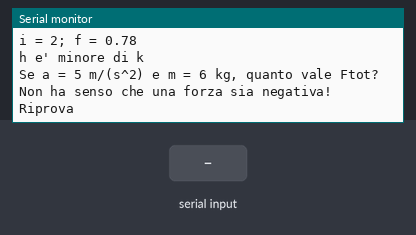
Simulated run of this sketch. Board: Arduino Uno, built with avr-gcc and run on an emulated ATmega328P. Parts: the last lines printed to the serial monitor. Inputs (shaded band) come from the test bench.

Above: at 1.3 s.
1.4 s: "90,45\n" received over Serial
At 1.8 s:
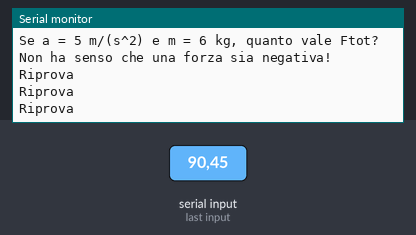
4.4 s: "30,150\n" received over Serial
At 4.8 s:
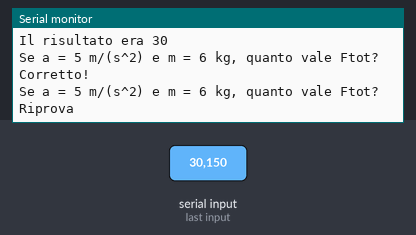

Measured:
- after the input at 1.4 s, the serial monitor: prints a new line at once (image 1)
- after the input at 4.4 s, the serial monitor: prints a new line at once (image 2)

The sketch:

cpp_base.ino
```cpp
void setup() {
  Serial.begin(9600);
  Serial.println("Setup");


  // variabile di tipo intero con nome x e valore 0
  int x = 6;

  // variabile di tipo intero con nome y e valore non impostato
  int y;

  // variabile di tipo decimale con nome temperatura e valore 19.5
  float temperatura = 19.5;

  // si può usare Serial.print() anche con le variabili!
  // dato che y non ha un valore impostato potrebbe venir scritto un numero a caso
  Serial.print("x e' uguale a ");
  Serial.print(x);
  Serial.print(", y e' uguale a ");
  Serial.print(y);
  Serial.print(" e la temperatura e' di ");
  Serial.print(temperatura);
  Serial.println("°C");


  // si possono dichiarare piu' variabili sulla stessa riga
  int z = 0, w = 5;

  z = w; // <- z ora contiene il valore 5
  w = -7; // <- w ora contiene il valore -7

  // scrive sulla seriale le linee "z = 5 - w = -7"
  Serial.print("z = ");
  Serial.println(z);
  Serial.print(" - w = ");
  Serial.println(w);


  float a = 6, b = -5, c = 1; // i coefficienti dell'equazione di secondo grado

  float delta = b * b - 4 * a * c; // il delta (viene uguale a 1)

  // sqrt(valore) serve per calcolare la radice quadrata
  float x1 = (-b + sqrt(delta)) / (2 * a);
  float x2 = (-b - sqrt(delta)) / (2 * a);

  Serial.print("L'equazione ");
  Serial.print(a);
  Serial.print("x^2 + ");
  Serial.print(b);
  Serial.print("x + ");
  Serial.print(c);
  Serial.print(" = 0 ha come soluzioni x1 = ");
  Serial.print(x1);
  Serial.print(" e x2 = ");
  Serial.println(x2);


  int i = 6;
  i += 7; // i ora vale 13
  --i; // i ora vale 12
  i %= 5; // i ora vale 2

  float f = -5.2;
  f /= -6.7; // f ora vale 0.776...

  Serial.print("i = ");
  Serial.print(i);
  Serial.print("; f = ");
  Serial.println(f);


  float h = 5.3, k = 7.1;

  // variabile di tipo bool per salvare il risultato di una condizione
  bool hkSonoUguali = (h == k);
  if (h < k) { // condizione tra le parentesi tonde
    Serial.println("h e' minore di k");
  } else if (hkSonoUguali) { // la condizione e' salvata nella variabile xySonoUguali
    Serial.println("h e' uguale a k");
  } else {
    Serial.println("h e' maggiore di k");
  }
}

void loop() {
  Serial.println("Se a = 5 m/(s^2) e m = 6 kg, quanto vale Ftot?");
  bool corretto = false;
  for (int tentativi = 0; tentativi < 5; tentativi++) {
    int valore = Serial.parseInt();

    while (Serial.available()) {
      // se assieme al valore l'utente ha scritto anche dell'altro, facciamo in modo che sia tolto tutto
      Serial.read();
    }

    if (valore == 5 * 6) {
      corretto = true;
      break; // esce dal ciclo
    } else {
      if (valore <= 0) {
        Serial.print("Non ha senso che una forza sia negativa! ");
      }
      Serial.println("Riprova");
    }
  }
  if (corretto) {
    Serial.println("Corretto!");
  } else {
    Serial.println("Il risultato era 30");
  }
}
```
